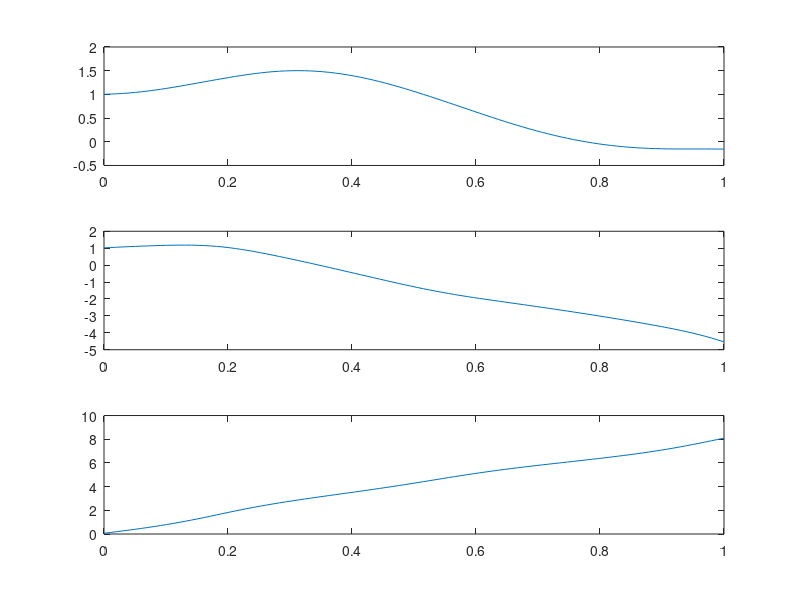
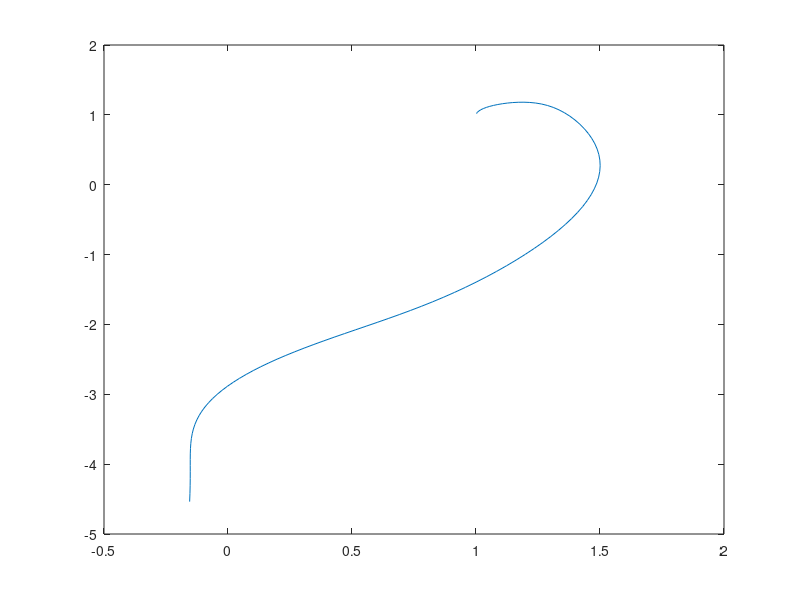
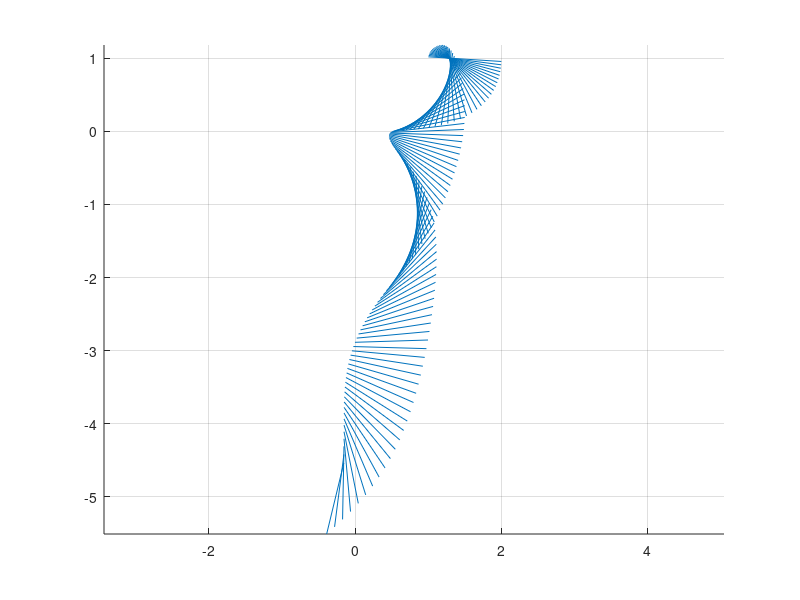

The MATLAB script that drew these images, in order:
clf
% gravitational constant
g = 9.81;
m = 0.01;
% pancake is 0.01m
L = 1;
theta_dd = 0;
theta_d = 2*pi*L;
theta = 0;
Izz = 0.66667*m*L^2;
x = 1; x_d = 0;
y = 1; y_d = 2;

t_step = 0.01;
t_max = 1;
t = linspace(0, t_max, t_max / t_step);

xx = zeros(1, size(t, 2));
yy = zeros(1, size(t, 2));
theta_x = zeros(1, size(t, 2));
e1x = zeros(1, size(t, 2));
e1y = zeros(1, size(t, 2));
e2x = zeros(1, size(t, 2));
e2y = zeros(1, size(t, 2));

for i = 1:size(t, 2)
    figure(3)
    axis equal
    grid on

    A = [1, 0, L/2*sin(theta);
         0, 1, -L/2*cos(theta);
         -m*L/2*sin(theta), m*L/2*cos(theta), Izz - m*L^2/4];
    
    b = -[-theta_d^2 * L / 2 * cos(theta);
          theta_d^2 * L / 2 * sin(theta) + g;
          -m*g*L/2*sin(theta)];
    
    sol = A \ b;
    theta_dd = sol(3);
    x_dd = sol(1);
    y_dd = sol(2);
    
    theta_d = theta_d + theta_dd * t_step;
    theta = theta + theta_d * t_step;

    x_d = x_d + x_dd * t_step;
    y_d = y_d + y_dd * t_step;
    x = x + x_d * t_step;
    y = y + y_d * t_step;
    
    xx(i) = x;
    yy(i) = y;
    theta_x(i) = theta;
    
    e1x(i) = x;
    e1y(i) = y;    
    
    e2x(i) = x + L*cos(theta);
    e2y(i) = y - L*sin(theta);
    
    line([e1x(i); e2x(i)], [e1y(i); e2y(i)])
    LL = (e2x(i)^2 + e2y(i)^2 - (e1x(i)^2 + e1y(i)^2))^2;

    drawnow 
end

figure(1)
subplot(3, 1, 1)
plot(t, xx);
subplot(3, 1, 2)
plot(t, yy);
subplot(3, 1, 3)
plot(t, theta_x);

figure(2)
plot(xx, yy)
